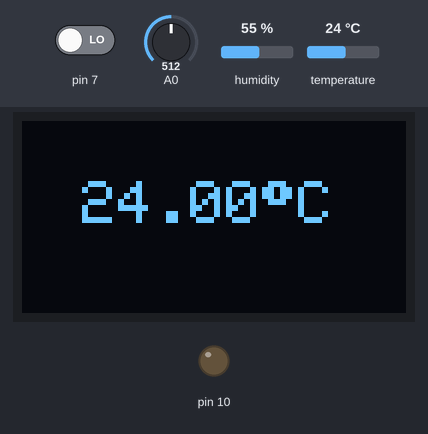
Bench run of a sketch on a simulated Arduino Uno, built with avr-gcc and run on an emulated ATmega328P. Parts: 128×64 one-colour display, output pins drawn as LEDs (lit = HIGH). The test bench sets the inputs (shaded band); at power-on: pin 7 LOW, humidity 55 %, temperature 24 °C, A0 = 512. What the sketch prints to the serial monitor is not drawn.

Above: at 5.4 s.
5.5 s: pin 7 driven HIGH
At 6.4 s:
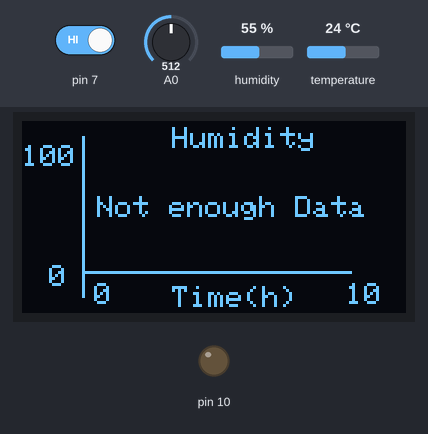
9.1 s: humidity set to 22 %
At 10.7 s:
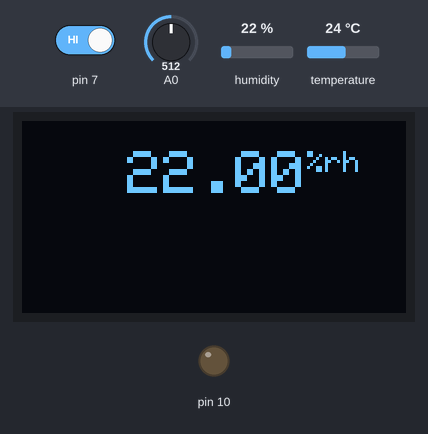
11.8 s: temperature set to 12 °C
At 13.9 s:
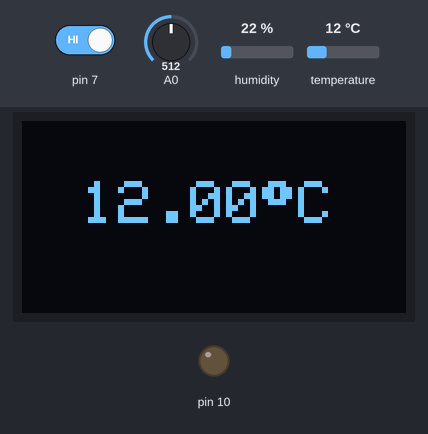
15.0 s: humidity set to 40 %
At 16.1 s:
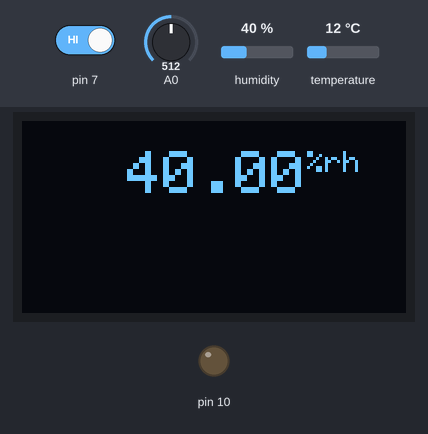
17.2 s: temperature set to 19 °C
At 19.3 s:
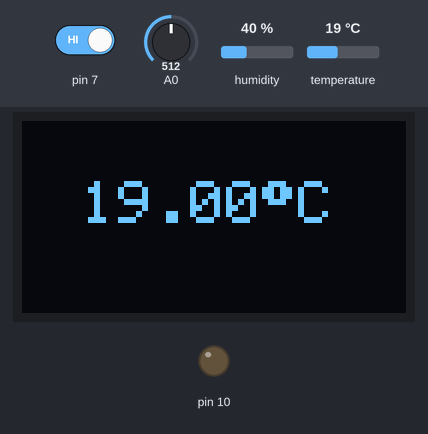
20.4 s: pin 7 driven LOW
Timing chart, 0 to 23.0 s (numbered marks = the images above; inputs shaded):
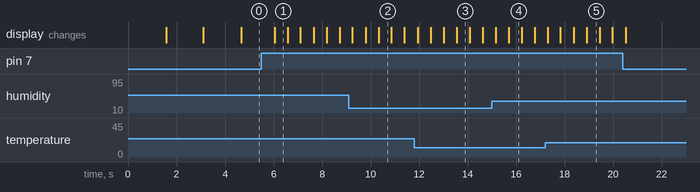

The sketch:

tempgraph.ino
```cpp
#include <Wire.h>
#include <Adafruit_GFX.h>
#include <Adafruit_SSD1306.h>
#include <DHT.h>
#define DHTPIN 5
#define DHTTYPE DHT11
#define RED 0xF800
/*
* Connections
* SSD1306 OLED | Arduino Uno
* ---------------------------
*     VCC      |    +5V       (Vcc/power/+ve)
*     GND      |    GND       (Ground/-ve/0v)
*     SCL      |    A5        (Serial Clock Line)
*     SDA      |    A4        (Serial Data Line)
*/

const int SCREEN_WIDTH = 128; // OLED display width, in pixels
const int SCREEN_HEIGHT = 64; // OLED display height, in pixels
int intro = 0;
int option = 0; //will be connected to momentary button
int temperature;
long time = 0;
float tempValues [10];
float humidityValues[10];
int tempValuesIndex = 0;
int humidityValuesIndex = 0;
bool btnPressed = false;
DHT dht(DHTPIN,DHTTYPE); //data pin and the type of sensor being used
// Declaration for an SSD1306 display connected to I2C (SDA, SCL pins)
Adafruit_SSD1306 display(SCREEN_WIDTH, SCREEN_HEIGHT, &Wire, -1);

void setup() {
  pinMode(10,OUTPUT);
  Serial.begin(9600);
  dht.begin();
  if(!display.begin(SSD1306_SWITCHCAPVCC, 0x3C)) { // Address 0x3D for 128x64
    Serial.println(F("SSD1306 allocation failed"));
    while(true);
  }
}

void loop() {
  //----TODO-----
  //ADD MOMENTARY PUSH BUTTON TO CHANGE MODE
  //time = millis();
  //update the time every minute and store current temperature in array
  //then increment the idex

  if(millis() - time > 600000){
    tempValues[tempValuesIndex] = dht.readTemperature();
    humidityValues[humidityValuesIndex] = dht.readHumidity();
    if(tempValuesIndex < 9){ //only increment up to 9 because that will be array end
      tempValuesIndex ++;
      humidityValuesIndex ++;
    }else{
      for(int i=0; i < 9; i++){  //move temperature readings back one index in the array
        if(i < 9){
         tempValues[i] = tempValues[i + 1]; //move old reading one index back.. first index will be replaced completely
         humidityValues[i] = humidityValues[i + 1];
        }else{
          tempValues[9] = dht.readTemperature(); //new reading added to end of array
          humidityValues[9] = dht.readHumidity();
        }
        }
      }

    for(int i=0; i < 9; i++){
      Serial.println(tempValues[i]);
      }

    time = millis();
  }

  introMessage(); //display intro message

  temperature = analogRead(A0);
  setDisplayProperties(35);


  //using print instead of println keeps it all on the same line
  float temperature = dht.readTemperature();
  float humidity = dht.readHumidity();

  //update option selected when user clicks button
  Serial.println(digitalRead(7));
  if(digitalRead(7)){
    Serial.println(digitalRead(7));
    if(option < 4){
      option++;
      delay(500);
    }else{
      option = 0;
      delay(500);
    }

  }


  switch (option) {
  case 0:
  showTemp();
    //showBarGraph(tempValues,80,-40,"Temp");
    break;
  case 1:
  //showHumidity();
  showLineGraph(100,0,"Humidity",humidityValues);
    //showHumidityBarGraph();
    break;
  case 2:
    //showTemperatureGraph();
    showLineGraph(80,-40,"Temp",tempValues);
    break;

  case 3:
  showBarGraph(humidityValues,100,0,"Humidity");
  break;

  case 4:
  showHumidity();
  break;
}

  //turn on led if temperature exceeds 25 degrees
  /*
  if(temperature > 25){
    digitalWrite(10,HIGH);
    option = 2;
  }else if(temperature < 0){
    option = 1;
  }
  else{
    digitalWrite(10,LOW);
    option = 0;
  }
*/
}

void setDisplayProperties(int cursor1){
  display.clearDisplay();
  display.setTextSize(2);
  display.setTextColor(WHITE);
  display.setCursor(cursor1, 10);

}

void introMessage(){
     if(intro == 0){
  setDisplayProperties(15);
  // Display static text
  display.println("Developed");
  display.display();
  delay(1500);
  setDisplayProperties(50);
  display.println("by");
  display.display();
  delay(1500);
  setDisplayProperties(20);
  display.println("M.Travis");
  display.display();
  delay(1500);
  intro = 1;
  }
}

void showTemp(){
  display.setTextSize(2);
  display.setCursor(20,20);
  display.print(dht.readTemperature());
  display.print((char)247);
  display.print("C");
  display.display();
}

void showHumidity(){
  display.print(dht.readHumidity());
  display.setTextSize(1);
  display.print((char)37);
  display.print("rh");
  display.display();
}


void showBarGraph(float arr[],int hi,int lo,String title){

  drawOutline(hi,lo,title);
  if(arr[9]){
    //Serial.println("Enough data to create graph");
    int xIndex = 20;
    for(int i=0; i < 9; i++){
      //-40 is the lower temp range, 80 is the high range, 50 is the low point on the graph, 10 is the high point
      int y0 = map(arr[i],lo,hi,50,10);
      display.drawRect(xIndex, y0, 9, 50 - y0, WHITE);
      xIndex += 10;
    }
  }else{
      display.setCursor(25,25);
      display.print("Not enough Data");
    }
  display.display();

}


void showLineGraph(int hi,int lo,String title,float arr[]){
  drawOutline(hi,lo,title);

      if(arr[9]){
    int xIndex = 20;
    for(int i=0; i < 8; i++){
      //-40 is the lower temp range, 80 is the high range, 50 is the low point on the graph, 10 is the high point
      int y0 = map(arr[i],lo,hi,50,10);
      int y1 = map(arr[i + 1],lo,hi,50,10);
      display.drawLine(xIndex,y0,xIndex + 10,y1,WHITE);
      //tempValues[i];
      xIndex += 10;
    }
  }else{
      display.setCursor(25,25);
      display.print("Not enough Data");
    }
     display.display();
  }


void drawOutline(int hi,int lo,String title){
  setDisplayProperties(10);
  //if else statements determine placement for graph temperatures
  if(hi > 20 && hi < 100){
    display.setCursor(4,8);
  }else if(hi < 10 && hi > -10){
    display.setCursor(8,8);
  }else if(hi >= 100 || hi <= -100){
    display.setCursor(0,8);
  }
  display.setTextSize(1);
  display.print(hi);

 if(lo > 20 && lo < 100){
   display.setCursor(2,48);
 }else if(lo < 10 && lo > -10){
   display.setCursor(9,48);
 }else if(lo >= 100 || lo <= -11){
   display.setCursor(0,48);
 }

  display.print(lo);
  display.setCursor(50,2);
  display.print(title);
  if(title == "Temp"){
    display.print((char)247);
    display.print("C");
  }

  display.setCursor(50,55);
  display.print("Time(h)");
  display.setCursor(24,54);
  display.print(0);
  display.setCursor(108,54);
  display.print(10);
  display.drawFastHLine(20,50,SCREEN_WIDTH - 38,WHITE); //represent 10 different temperate readings over a certain period of time
  display.drawFastVLine(20,5,SCREEN_HEIGHT - 10, 0xBDF7); //represent temperature reading values


}
```

Measured:
- after the input at 5.5 s, the display: changes after 0.55 s (image 1)
- what the display in image 1 shows lasts 0.6 s, from 6.0 s to 6.6 s
